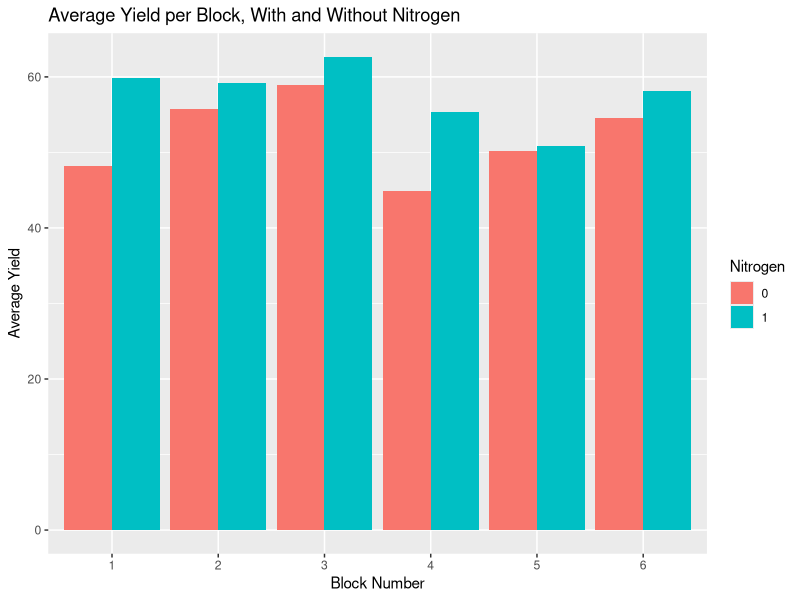
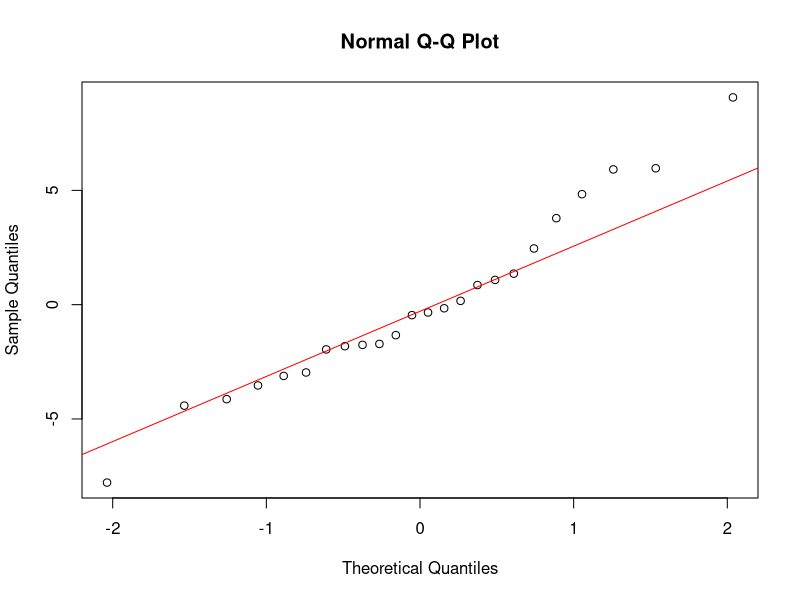
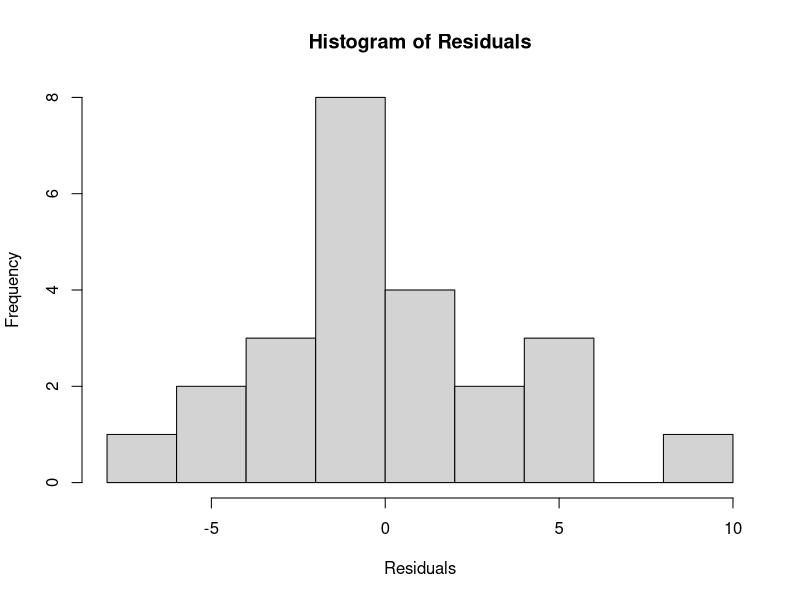

Source code (R) for these figures, in order:
# To access the correct file, import MASS
# install.packages('MASS')
# install.packages('ggplot2')
# install.packages ('dplyr')

# Load the packages and dataset
library(MASS)
library(dplyr)
library(ggplot2)

data(npk)

# START OF 3.a
# The yield is not taking into account due to possible unkown variance/ 
# dependence on factors.

# Set block and plot dimensions
n_blocks <- 1:6
n_plots <- 4
additives <- c("N", "P", "K")

# Create a list to randomly distribute over blocks
random_distributed <- list()

# Create empty 4x3 (plots x additives) grid as data frame
for (block in n_blocks) {
  blocks <- data.frame(matrix(0, nrow = n_plots, ncol = length(additives)))
  colnames(blocks) <- additives
  
  # Assign 2x 1 in each additive randomly
  for (additive in additives) {
    # Choose a random row
    row <- sample(1:n_plots, 2, replace = FALSE)
    # Insert 1 to signify presence of additive for selected rows
    blocks[row, additive] <- 1
  }
  
  # Save and assign block data
  blocks$Block <- block
  random_distributed[[block]] <- blocks
  
}

random_distributed


# START OF 3.b
# The yield is only (at this moment) possible to be collected from the dataset 
# and cannot be randomized due to unkown variance/ dependencies.

# Group npk data by block and N
grouped_data <- group_by(npk, block, N)

# Calculate the average yield for each group
average_yield_block = summarise(grouped_data, Average_Yield = mean(yield))
# average_yield_block

# Obtain data for each block where N=0 and N=1
absent_nitrogen <- filter(average_yield_block, N==0)
present_nitrogen <- filter(average_yield_block, N==1)

# Plot the average yield
avg_yield_plot <- ggplot(average_yield_block, aes(x = block, y = Average_Yield, fill = N)) + 
  geom_bar(stat = "identity", position = "dodge") +
  labs(x = "Block Number", y = "Average Yield", fill = "Nitrogen") +
  ggtitle("Average Yield per Block, With and Without Nitrogen")

avg_yield_plot

# START OF 3.c

# ANOVA (two-way)
# Indpenedent factors: block and N
# response variable: yield
# perform test to check normality

# Interpreting the table
# Df = degrees of freedom
# sum of squares = total var from blocks
# mean sq = sum of squares for block/degrees of freedom
# F value = ratio of variation from block to residual
  # 3.395 times larger than residuals
#Pr(>F) = p-value for if block significant effect on yield (response variable)
  # Less than 0.05 so statistically significant (5% level)

# F value N: larger effect on yield compared to block
# P-value of N is highly significant (1% level)

# residuals sum sq represents variation, unexplainable by block or N

# Both N and p have statistically significant effect, but Nitrogen has a higher 
# effect on yield.

two_way_anova <- aov(yield ~ block + N, data = npk)
summary(two_way_anova)

# Friedman is useful when the hypothesis/assumptions of normality and homogeneity 
# are not met, double check

# Extra, not neccesary?
# analysis of residuals (normality test)
qqnorm((residuals)(two_way_anova))
qqline(residuals(two_way_anova), col = 'red')

# points deviate slightly but more towards the tail

#distribution in histogram (since slight deviation at tail)
hist(residuals(two_way_anova), main = "Histogram of Residuals", xlab = "Residuals", breaks = 10)

# Shapiro Wilk test (since slight deviation at tail)
shapiro.test(residuals(two_way_anova))

# p-value 0.6514 ( greater than 0.05) so does not significantly deviate from normality
# Likely normally distributed

# Tests are met therefore friedman not neccesary
# Fairly normally distributed, passess p-values, all Hypotheses are accepted
